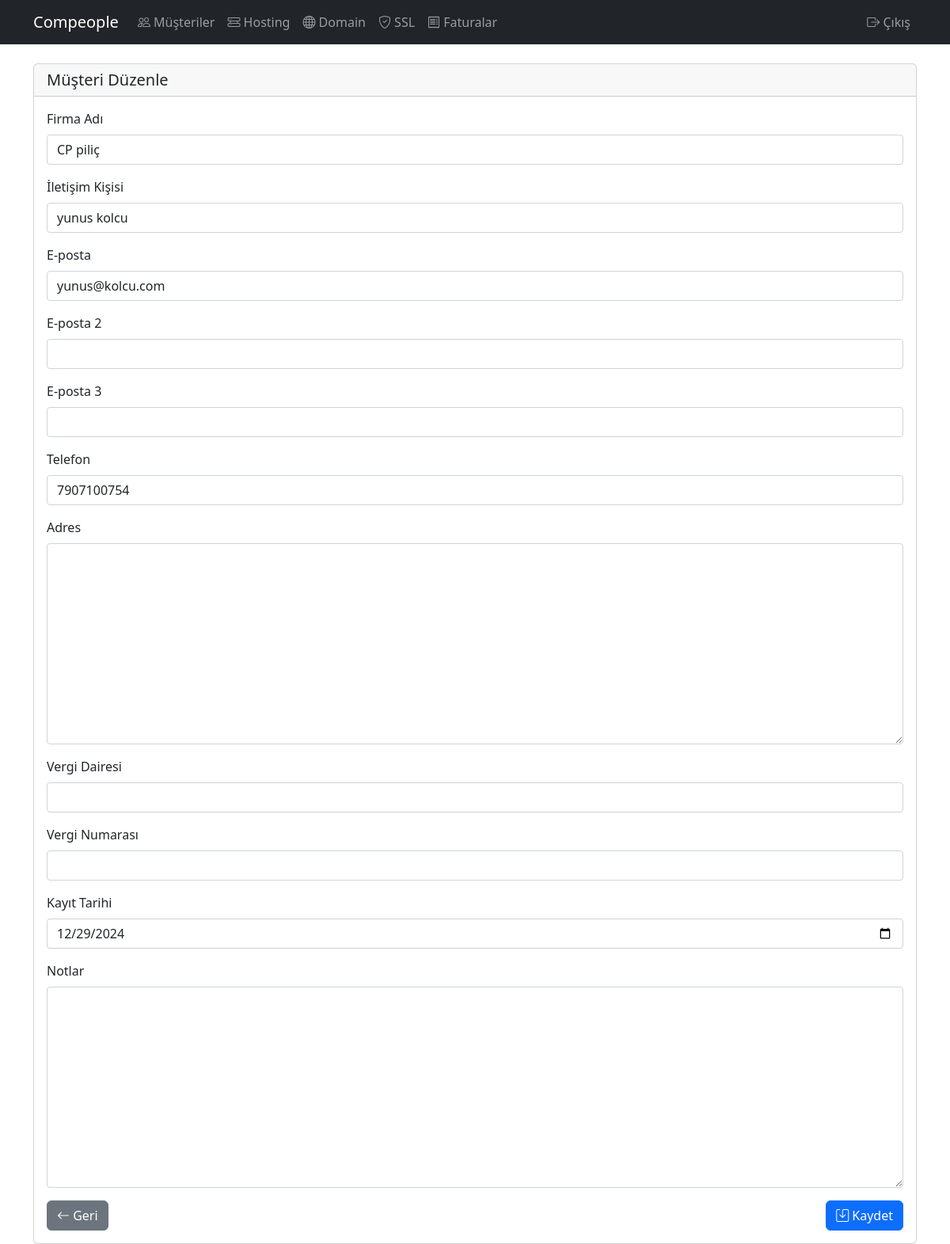
The page /customers/1/edit/ (signed in) on the database its author committed.
### customers/models.py (models this page shows, shortened)
class Customer(models.Model):
    company_name = models.CharField(max_length=200, verbose_name='Firma Adı')
    contact_name = models.CharField(max_length=200, verbose_name='İletişim Kişisi')
    email = models.EmailField(verbose_name='E-posta')
    email2 = models.EmailField(verbose_name='E-posta 2', blank=True, null=True)
    email3 = models.EmailField(verbose_name='E-posta 3', blank=True, null=True)
    phone = models.CharField(max_length=20, verbose_name='Telefon')
    address = models.TextField(verbose_name='Adres', blank=True, null=True)
    tax_office = models.CharField(max_length=200, verbose_name='Vergi Dairesi', blank=True, null=True)
    tax_number = models.CharField(max_length=50, verbose_name='Vergi Numarası', blank=True, null=True)
    registration_date = models.DateField(verbose_name='Kayıt Tarihi')
    notes = models.TextField(blank=True, null=True, verbose_name='Notlar')
    created_at = models.DateTimeField(default=timezone.now, verbose_name='Oluşturulma Tarihi')
    class Meta:
        verbose_name = 'Müşteri'
        verbose_name_plural = 'Müşteriler'

### customers/views.py (the view)
# urls.py: path('customers/<int:pk>/edit/', views.customer_edit, name='customer-edit'),
@login_required
def customer_edit(request, pk):
    customer = get_object_or_404(Customer, pk=pk)
    if request.method == 'POST':
        form = CustomerForm(request.POST, instance=customer)
        if form.is_valid():
            form.save()
            messages.success(request, 'Müşteri başarıyla güncellendi.')
            return redirect('customers:customer-detail', pk=pk)
    else:
        form = CustomerForm(instance=customer)
    return render(request, 'customers/customer_form.html', {'form': form, 'title': 'Müşteri Düzenle'})

### customers/forms.py
class CustomerForm(forms.ModelForm):
    class Meta:
        model = Customer
        fields = ['company_name', 'contact_name', 'email', 'email2', 'email3', 'phone', 'address', 'tax_office', 'tax_number', 'registration_date', 'notes']
        widgets = {
            'registration_date': forms.DateInput(attrs={'type': 'date'}),
        }
    def __init__(self, *args, **kwargs):
        super().__init__(*args, **kwargs)
        if not self.instance.pk:  # Yeni kayıt ise
            self.fields['registration_date'].initial = timezone.now().date()

### customers/templates/customers/customer_form.html (shortened to what this page needs)
{% extends 'customers/base.html' %}
{% block content %}
<div class="card">
    <div class="card-header">
        <h5 class="card-title mb-0">{% if form.instance.pk %}Müşteri Düzenle{% else %}Yeni Müşteri{% endif %}</h5>
    </div>
    <div class="card-body">
        <form method="post" novalidate>
            {% for field in form %}
            <div class="mb-3">
                <label for="{{ field.id_for_label }}" class="form-label">{{ field.label }}</label>
                {{ field }}
            </div>
            {% endfor %}
            <div class="d-flex justify-content-between">
                <a href="{% url 'customers:customer-list' %}" class="btn btn-secondary">
                    <i class="bi bi-arrow-left"></i> Geri
                </a>
                <button type="submit" class="btn btn-primary">
                    <i class="bi bi-save"></i> Kaydet
                </button>
            </div>
        </form>
    </div>
</div>
{% endblock %}

### customers/templates/customers/customer_form.html (style rules this page uses)
input[type="text"], input[type="email"], input[type="tel"], input[type="number"], input[type="date"], select, textarea { display: block; width: 100%; padding: 0.375rem 0.75rem; font-size: 1rem; font-weight: 400; line-height: 1.5; color: #212529; background-color: #fff; background-clip: padding-box; border: 1px solid #ced4da; border-radius: 0.25rem; transition: border-color .15s ease-in-out,box-shadow .15s ease-in-out; }
textarea { min-height: 100px; }

### rows shown on the page
Customer: form "CP piliç" "yunus kolcu" "yunus@kolcu.com" "7907100754" "12/29/2024"

### other values the page prints
{{ field.label }} "Firma Adı" "İletişim Kişisi" "E-posta" "E-posta 2" "E-posta 3" "Telefon" "Adres" "Vergi Dairesi" "Vergi Numarası" "Kayıt Tarihi" "Notlar"
